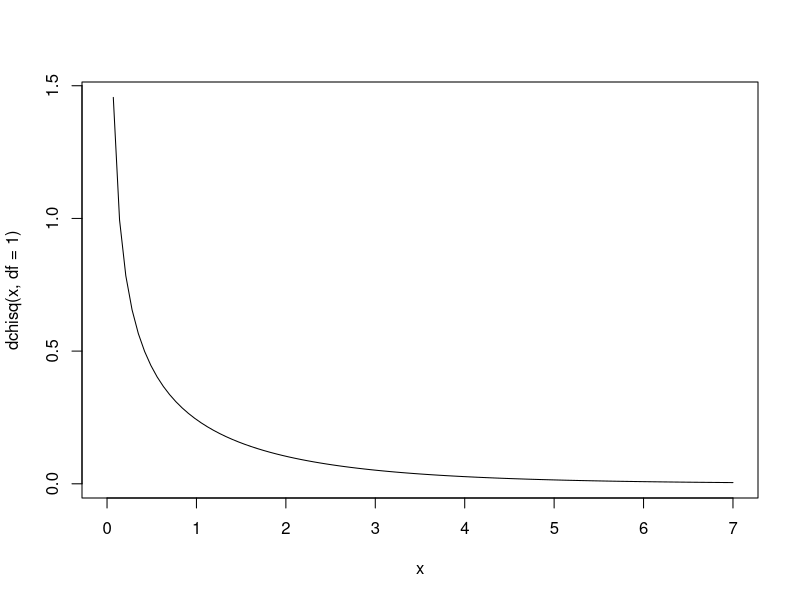
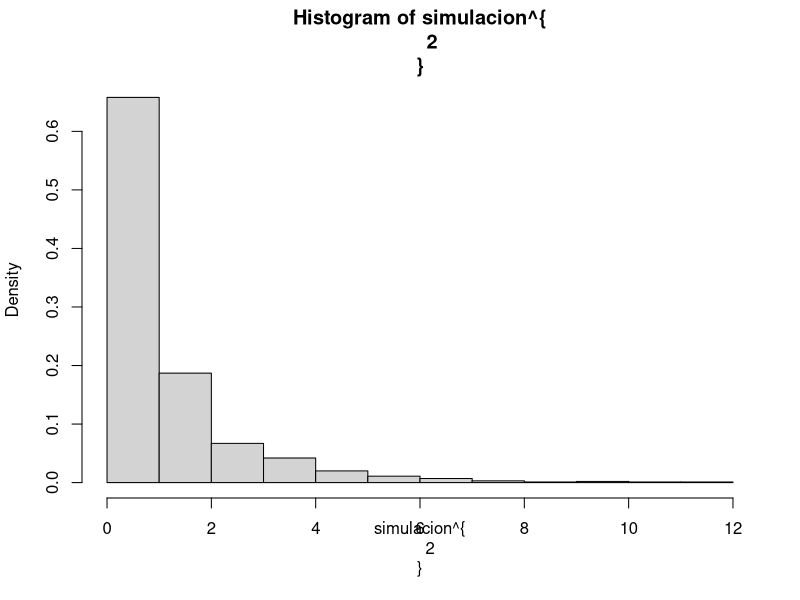
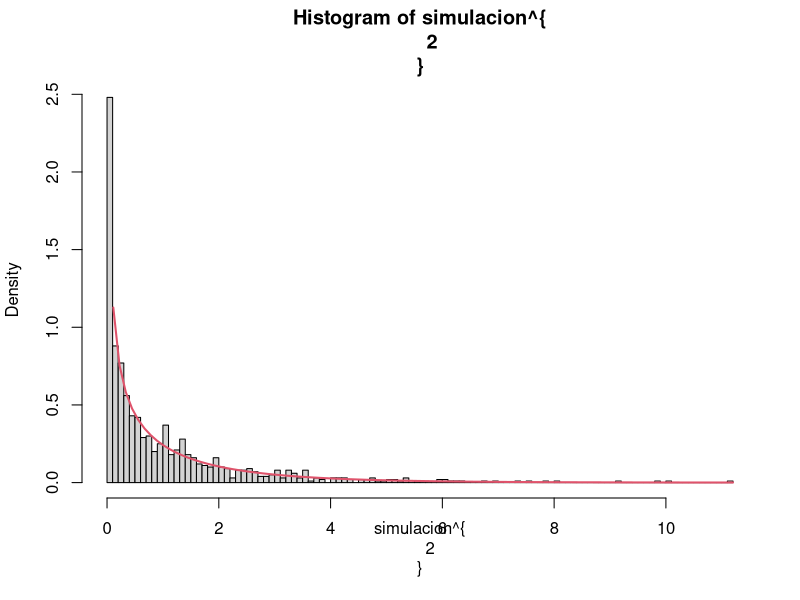
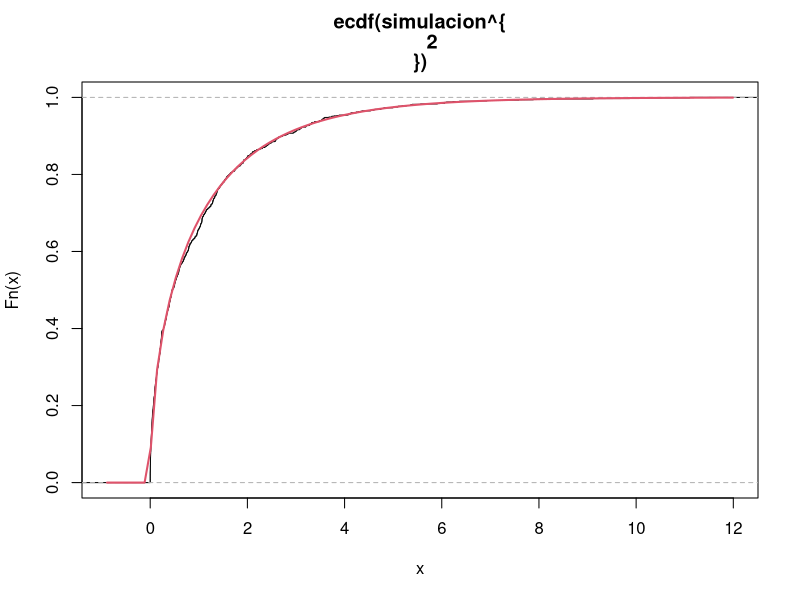
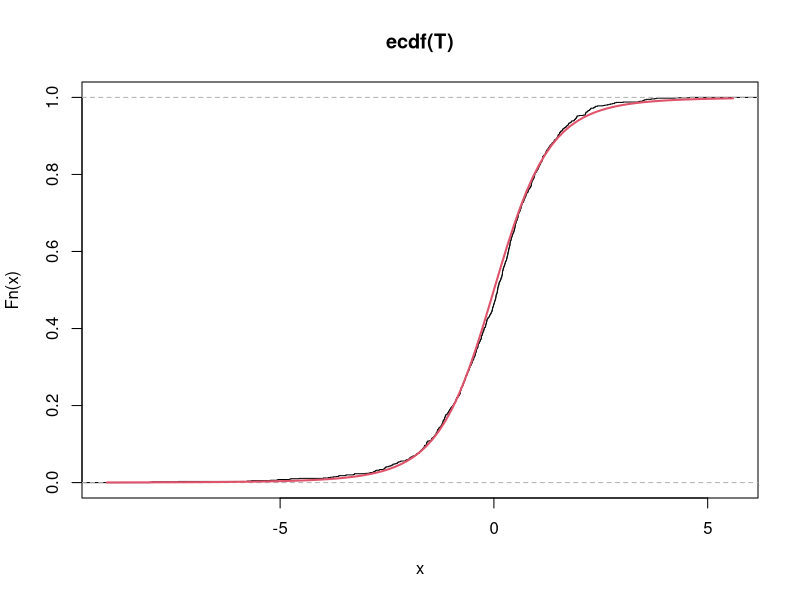

Recreate these plots in R, in order.
    # #############################################################################
    #                   Lunes 24 de Mayo de 2021
    #                   Repaso de probabilidad
    # ##############################################################################
    
    # Chi-cuadrada Simulacion con un grado de libertad
    curve(dchisq(x, df = 1), from = 0, to = 7)
    
    simulacion <- rnorm(1000,0,1)
    hist(simulacion^{2}, freq = FALSE) # Vemos la distribucion
    
    # Estamos verificando que la distribucion de una normal (0,1) sigue una densidad Chi-cuadrada con un grado de libertad
    hist(simulacion^{2}, freq = FALSE, breaks = 100)
    curve(dchisq(x, df = 1), add =TRUE, col = 2, lwd = 2)
    
    
    # Distribucion empirica de la simulacion ecdf()
    plot(ecdf(simulacion^{2}))
    curve(pchisq(x, df = 1), add= TRUE, col = 2, lwd =2)
    
    
    # -------------------------------------------------------------------------------
    # Teorema: se tiene una normal (0,1) y una Chi-cuadrada independiente:
    # Z ~ N(0,1); W ~ Chi(n) independiente
    # T = Z/sqr(W/n)
    # T ~ t-student(n)
    
    # Hacemos la simulacion
    Z <- rnorm(1000,0,1)
    W <- rchisq(1000,4)
    T <- Z/sqrt(W/4)    
    
    plot(ecdf(T))    
    curve(pt(x, df = 4), add = TRUE, col = 2, lwd = 2)
    
    # Se verifica que una chi-cuadrada con 4 grados de libertad sale una t-student
    
    # ------------------------------------------------------------------------------
    # Teorema W ~ chi(n1) y R ~ chi(n2) indep
    # F = (W/n1)/(R/n2)
    # F ~ F(n1,n2)
    
    
    
    
    